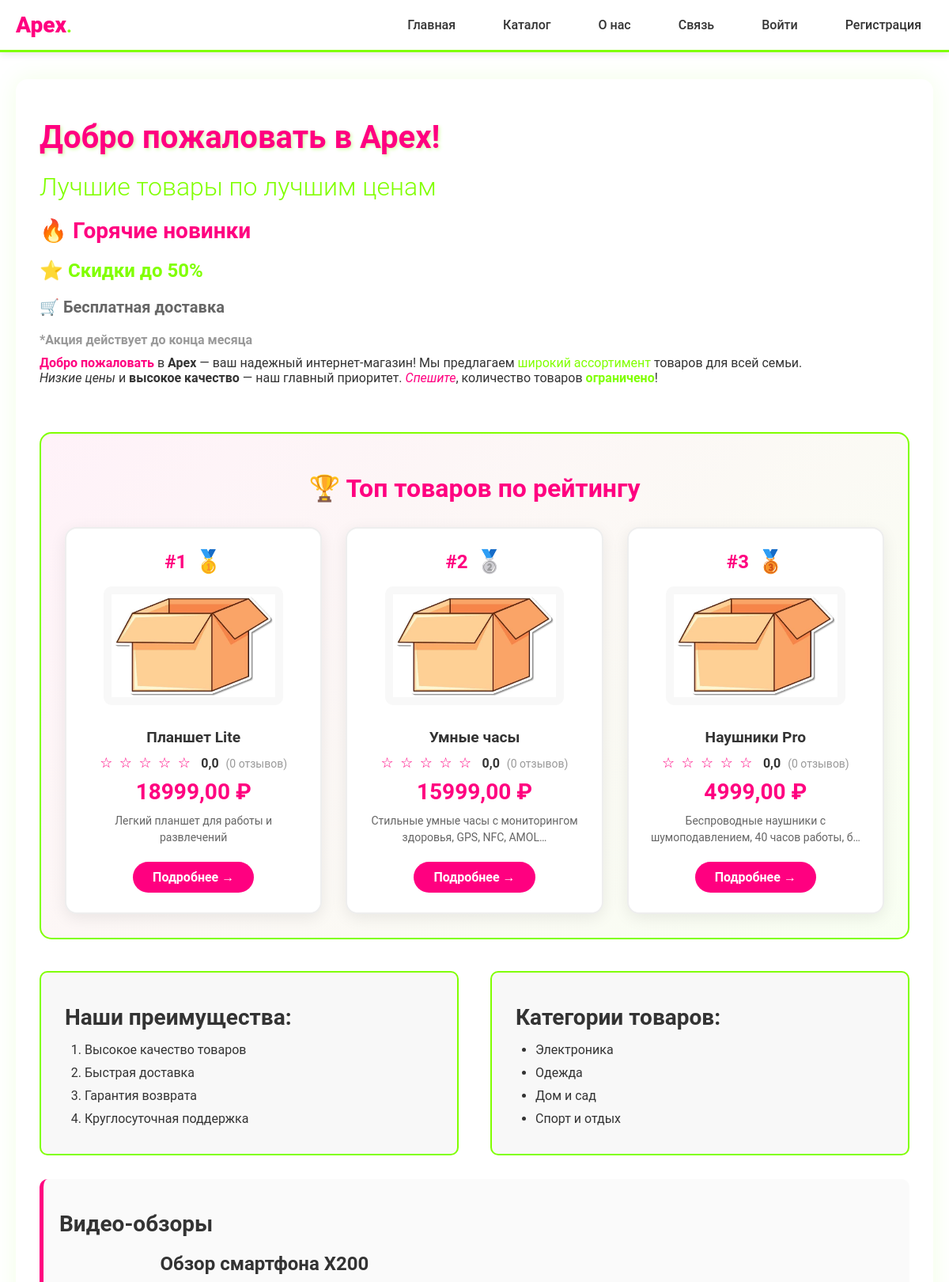
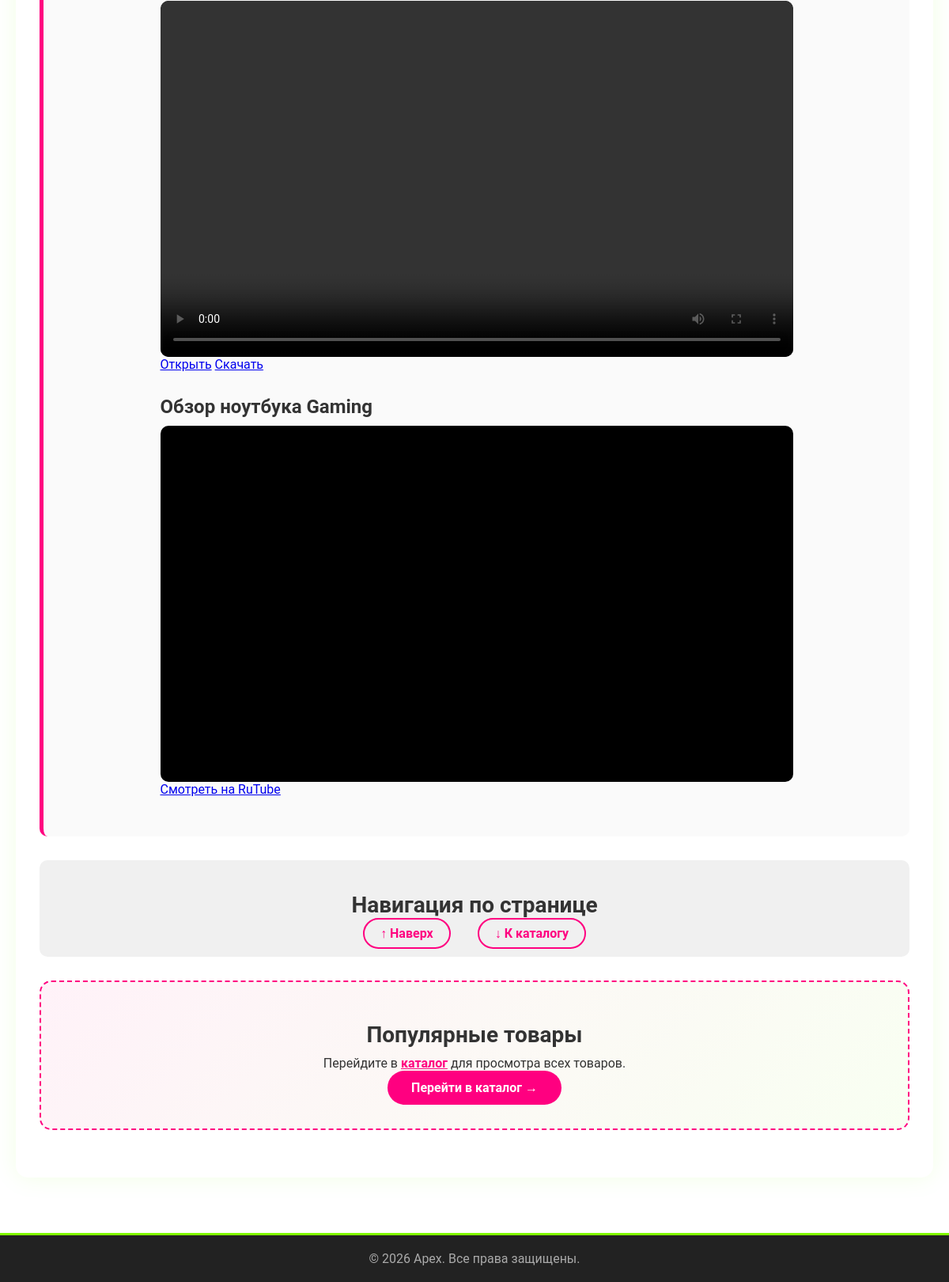
The page / on the database its author committed (2 pictures, top to bottom).
### mainpage/models.py (models this page shows, shortened)
class Product(models.Model):
    name = models.CharField(max_length=200, verbose_name="Название")
    slug = models.SlugField(max_length=200, unique=True, blank=True, verbose_name="URL")
    category = models.ForeignKey(
        Category,
        on_delete=models.SET_NULL,
        null=True,
        blank=True,
        related_name='products',
        verbose_name="Категория"
    )
    price = models.DecimalField(max_digits=10, decimal_places=2, verbose_name="Цена")
    old_price = models.DecimalField(
        max_digits=10,
        decimal_places=2,
        blank=True,
        null=True,
        verbose_name="Старая цена"
    )
    description = models.TextField(verbose_name="Описание")
    image = models.ImageField(
        upload_to=product_image_path,
        blank=True,
        null=True,
        verbose_name="Изображение",
        default='products/default.jpg'
    )
    in_stock = models.BooleanField(default=True, verbose_name="В наличии")
    quantity = models.PositiveIntegerField(default=0, verbose_name="Количество")
    views = models.PositiveIntegerField(default=0, verbose_name="Просмотры")
    created_at = models.DateTimeField(auto_now_add=True, verbose_name="Дата создания")
    updated_at = models.DateTimeField(auto_now=True, verbose_name="Дата обновления")
    def average_rating(self):
        reviews = self.reviews.all()
        if reviews:
            return sum(r.rating for r in reviews) / len(reviews)
        return 0
    def reviews_count(self):
        return self.reviews.count()
    class Meta:
        verbose_name = "Товар"
        verbose_name_plural = "Товары"
        ordering = ['-created_at']
    likes = models.PositiveIntegerField(default=0, verbose_name="Лайки")
    dislikes = models.PositiveIntegerField(default=0, verbose_name="Дизлайки")

### mainpage/views.py (the view)
# urls.py: path('', views.index, name='index'),
def index(request):
    top_products = Product.objects.annotate(
        avg_rating=Avg('reviews__rating'),
        reviews_count=Count('reviews')
    ).filter(
        reviews_count__gt=0
    ).order_by('-avg_rating')[:3]
    if top_products.count() < 3:
        existing_ids = top_products.values_list('id', flat=True)
        additional_products = Product.objects.exclude(
            id__in=existing_ids
        ).order_by('-created_at')[:3 - top_products.count()]
        top_products = list(top_products) + list(additional_products)
    context = {
        'top_products': top_products,
    }
    return render(request, 'mainpage/index.html', context)

### mainpage/templates/mainpage/index.html (shortened to what this page needs)
{% extends 'mainpage/base.html' %}
{% load static %}
{% block content %}
<div class="page-container">
    <h1 class="header-title">Добро пожаловать в Apex!</h1>
    <h2 class="header-subtitle">Лучшие товары по лучшим ценам</h2>
    <h3 style="color: #ff0080;">🔥 Горячие новинки</h3>
    <h4 style="color: #80ff00;">⭐ Скидки до 50%</h4>
    <h5 style="color: #666;">🛒 Бесплатная доставка</h5>
    <h6 style="color: #999;">*Акция действует до конца месяца</h6>
    <p>
        <span style="color: #ff0080; font-weight: bold;">Добро пожаловать</span> в <strong>Apex</strong> — ваш надежный интернет-магазин!
        Мы предлагаем <span style="color: #80ff00;">широкий ассортимент</span> товаров для всей семьи.
    </p>
    <p>
        <em>Низкие цены</em> и <strong>высокое качество</strong> — наш главный приоритет.
        <em style="color: #ff0080;">Спешите</em>, количество товаров <strong style="color: #80ff00;">ограничено</strong>!
    </p>
    <br/>
    <div class="top-products-section">
        <h2 class="section-title">🏆 Топ товаров по рейтингу</h2>
        <div class="top-products-grid">
            {% for product in top_products %}
            <div class="top-product-card">
                <div class="top-product-rank">
                    <span class="rank-number">#{{ forloop.counter }}</span>
                    {% if forloop.counter == 1 %}
                        <span class="rank-medal">🥇</span>
                    {% elif forloop.counter == 2 %}
                        <span class="rank-medal">🥈</span>
                    {% elif forloop.counter == 3 %}
                        <span class="rank-medal">🥉</span>
                    {% endif %}
                </div>
                {% if product.image %}
                    <img src="{{ product.image.url }}" alt="{{ product.name }}" class="top-product-image">
                {% else %}
                    <img src="/media/products/default.jpg" alt="{{ product.name }}" class="top-product-image">
                {% endif %}
                <h3>{{ product.name }}</h3>
                <div class="product-rating">
                    <span class="stars">
                        {% with rating=product.average_rating|floatformat:"0" %}
                            {% for i in "12345"|make_list %}
                                {% if forloop.counter <= rating|add:"0" %}
                                    ★
                                {% else %}
                                    ☆
                                {% endif %}
                            {% endfor %}
                        {% endwith %}
                    </span>
                    <span class="rating-value">{{ product.average_rating|floatformat:1 }}</span>
                    <span class="reviews-count">({{ product.reviews_count }} отзывов)</span>
                </div>
                <p class="product-price">{{ product.price }} ₽</p>
                <p class="product-desc">{{ product.description|truncatechars:60 }}</p>
                <a href="{% url 'product_detail' product.id %}" class="btn-detail">Подробнее →</a>
            </div>
            {% empty %}
            <p class="no-products">Пока нет товаров с оценками. Добавьте товары и отзывы!</p>
            {% endfor %}
        </div>
    </div>
    <div class="lists-container">
        <div class="list-block">
            <h3>Наши преимущества:</h3>
            <ol>
                <li>Высокое качество товаров</li>
                <li>Быстрая доставка</li>
                <li>Гарантия возврата</li>
                <li>Круглосуточная поддержка</li>
            </ol>
        </div>
        <div class="list-block">
            <h3>Категории товаров:</h3>
            <ul>
                <li>Электроника</li>
                <li>Одежда</li>
                <li>Дом и сад</li>
                <li>Спорт и отдых</li>
            </ul>
        </div>
    </div>
    <div class="media-section">
        <h3>Видео-обзоры</h3>
        <div class="video-gallery">
            <div class="video-card">
                <h4>Обзор смартфона X200</h4>
                <div class="video-wrapper">
                    <video controls>
                        <source src="{% static 'mainpage/videos/smartphone.mp4' %}" type="video/mp4">
                    </video>
                </div>
                <div class="video-actions">
                    <a href="{% static 'mainpage/videos/smartphone.mp4' %}" target="_blank" class="btn-video">Открыть</a>
                    <a href="{% static 'mainpage/videos/smartphone.mp4' %}" download class="btn-video">Скачать</a>
                </div>
            </div>
            <div class="video-card">
                <h4>Обзор ноутбука Gaming</h4>
                <div class="video-wrapper">
                    <iframe src="https://rutube.ru/play/embed/de6fe7c958fded34d8580cd591a49717/"
                            width="100%"
                            height="315"
                            frameborder="0"
                            allow="autoplay; encrypted-media; fullscreen; picture-in-picture"
                            allowfullscreen>
                    </iframe>
                </div>
                <div class="video-actions">
                    <a href="https://rutube.ru/play/embed/de6fe7c958fded34d8580cd591a49717/" target="_blank" class="btn-video">Смотреть на RuTube</a>
                </div>
            </div>
        </div>
    </div>
    <div class="anchor-section">
        <h3>Навигация по странице</h3>
        <a href="#top" class="anchor-link">↑ Наверх</a>
        <a href="#catalog-preview" class="anchor-link">↓ К каталогу</a>
    </div>
    <div id="catalog-preview" class="catalog-preview">
        <h3>Популярные товары</h3>
        <p>Перейдите в <a href="{% url 'catalog' %}" style="color: #ff0080; font-weight: bold;">каталог</a> для просмотра всех товаров.</p>
        <a href="{% url 'catalog' %}" class="btn-catalog">Перейти в каталог →</a>
    </div>
</div>
{% endblock %}

### static/mainpage/css/style.css (style rules this page uses)
* { margin: 0; padding: 0; box-sizing: border-box; }
body { font-family: 'Roboto', 'Arial', sans-serif; background: #ffffff; color: #333; padding-top: 70px; }
.page-container { background: #ffffff; padding: 30px; border-radius: 15px; box-shadow: 0 0 30px rgba(128, 255, 0, 0.1); }
h1, h2, h3, h4, h5, h6 { margin: 20px 0 10px 0; }
h1 { font-size: 2.5em; }
h2 { font-size: 2em; }
h3 { font-size: 1.75em; }
h4 { font-size: 1.5em; }
h5 { font-size: 1.25em; }
h6 { font-size: 1em; }
.header-title { color: #ff0080; text-shadow: 2px 2px 4px rgba(128, 255, 0, 0.3); }
.header-subtitle { color: #80ff00; font-weight: 300; }
.lists-container { display: flex; gap: 40px; margin: 20px 0; flex-wrap: wrap; }
.list-block { background: #f8f8f8; padding: 20px 30px; border-radius: 10px; border: 2px solid #80ff00; flex: 1; min-width: 250px; }
.list-block ol, .list-block ul { padding-left: 25px; margin: 10px 0; }
.list-block li { padding: 5px 0; }
.media-section { margin: 30px 0; padding: 20px; background: #fafafa; border-radius: 10px; border-left: 5px solid #ff0080; }
video { max-width: 100%; border-radius: 10px; border: 3px solid #ff0080; }
.video-wrapper { position: relative; padding-bottom: 56.25%; height: 0; overflow: hidden; border-radius: 10px; background: #000; max-width: 800px; margin: 0 auto; }
.video-wrapper iframe, .video-wrapper video { position: absolute; top: 0; left: 0; width: 100%; height: 100%; border: none; }
.video-card { max-width: 800px; margin: 0 auto 30px auto; }
.btn-catalog { display: inline-block; padding: 12px 30px; background: #ff0080; color: #fff; border-radius: 30px; text-decoration: none; font-weight: bold; transition: all 0.3s ease; }
.anchor-link { margin: 0 15px; color: #ff0080; text-decoration: none; font-weight: bold; padding: 8px 20px; border: 2px solid #ff0080; border-radius: 25px; transition: all 0.3s ease; }
.anchor-section { margin: 30px 0; padding: 20px; background: #f0f0f0; border-radius: 10px; text-align: center; }
.catalog-preview { margin: 30px 0; padding: 30px; text-align: center; background: linear-gradient(135deg, rgba(255,0,128,0.05), rgba(128,255,0,0.05)); border-radius: 15px; border: 2px dashed #ff0080; }
.product-price { font-size: 28px; color: #ff0080; font-weight: bold; margin: 10px 0; animation: pulse 2s ease-in-out infinite; }
.product-desc { color: #666; font-size: 14px; margin: 10px 0 20px 0; line-height: 1.5; }
.btn-detail { display: inline-block; padding: 10px 25px; background: #ff0080; color: #fff; border-radius: 25px; text-decoration: none; font-weight: bold; transition: all 0.3s ease; }
.product-rating { margin: 10px 0; }
.stars { color: #ff0080; font-size: 18px; letter-spacing: 2px; }
.rating-value { font-weight: bold; color: #333; margin-left: 5px; }
.reviews-count { color: #999; font-size: 14px; margin-left: 5px; }
.top-products-section { margin: 40px 0; padding: 30px; background: linear-gradient(135deg, rgba(255,0,128,0.05), rgba(128,255,0,0.05)); border-radius: 15px; border: 2px solid #80ff00; }
.section-title { text-align: center; color: #ff0080; margin-bottom: 30px; font-size: 2em; }
.top-products-grid { display: grid; grid-template-columns: repeat(auto-fill, minmax(280px, 1fr)); gap: 30px; }
.top-product-card { background: #ffffff; border-radius: 15px; padding: 25px; text-align: center; box-shadow: 0 5px 20px rgba(0,0,0,0.08); transition: all 0.3s ease; border: 2px solid #eee; position: relative; }
.top-product-rank { display: flex; justify-content: center; align-items: center; gap: 10px; margin-bottom: 15px; }
.rank-number { font-size: 24px; font-weight: bold; color: #ff0080; }
.rank-medal { font-size: 28px; }
.top-product-image { max-width: 100%; height: 150px; object-fit: contain; border-radius: 10px; background: #f8f8f8; padding: 10px; margin-bottom: 15px; }
.top-product-card h3 { margin: 10px 0; color: #333; font-size: 1.2em; }

### rows shown on the page
Product: image (placeholder picture), name "Планшет Lite", average_rating "0,0", reviews_count "0", price "18999,00", description "Легкий планшет для работы и развлечений"
Product: image (placeholder picture), name "Умные часы", average_rating "0,0", reviews_count "0", price "15999,00", description "Стильные умные часы с мониторингом здоровья, GPS, NFC, AMOL…"
Product: image (placeholder picture), name "Наушники Pro", average_rating "0,0", reviews_count "0", price "4999,00", description "Беспроводные наушники с шумоподавлением, 40 часов работы, б…"
